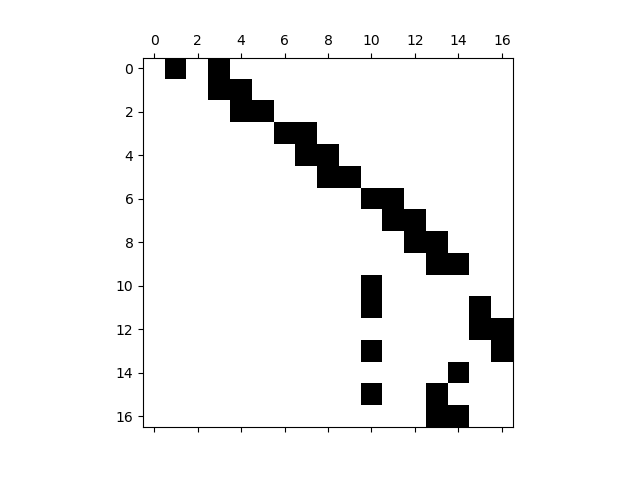

Recreate this plot in Python.
#! /usr/bin/env python3
#
def tennis_labels ( ):

#*****************************************************************************80
#
## tennis_labels() returns labels for the tennis game states.
#
#  Licensing:
#
#    This code is distributed under the MIT license.
#
#  Modified:
#
#    23 December 2022
#
#  Author:
#
#    John Burkardt
#
#  Output:
#
#    cell array labels{17}: labels for the tennis game states.
#    Most of these are pairs of server/opponent scores.
#
  labels = [ \
    '0-0', \
    '15-0', \
    '0-15', \
    '30-0', \
    '15-15', \
    '0-30', \
    '40:0', \
    '30:15', \
    '15:30', \
    '0:40', \
    'Win', \
    '40:15', \
    'Deuce', \
    '15:40', \
    'Loss', \
    'Ahead 1', \
    'Behind 1' ]

  return labels

def tennis_matrix ( p ):

#*****************************************************************************80
#
## tennis_matrix() returns a tennis transition matrix.
#
#  Discussion:
#
#    The peculiar tennis scoring system goes 0, 15, 30, 40, Win.
#
#    However, to win, a player must be ahead by two points.  
#
#    There are three "peculiar" states: Deuce, Ahead 1, Behind 1,
#    which arise when one player is near to winning.  
#    'Ahead 1' means the player is 1 point away from winning.
#    'Behind 1' means the player is 1 point away from losing.
#    'Deuce' means either player will win with two unopposed points.
#
#  Licensing:
#
#    This code is distributed under the MIT license.
#
#  Modified:
#
#    23 December 2022
#
#  Author:
#
#    John Burkardt
#
#  Input:
#
#    real p: the probability that the server will make the next point.
#
#  Output:
#
#    real A[17,17): the transition matrix.
#
  import numpy as np

  q = 1.0 - p

  A = np.zeros ( [ 17, 17 ] )
#
#  1: 0-0
#
  A[0,1] = p
  A[0,3] = q
#
#  2: 15-0
#  3: 0-15
#
  A[1,3] = p
  A[1,4] = q
  A[2,4] = p
  A[2,5] = q
#
#  4: 30-0
#  5: 15-15
#  6: 0-30
#
  A[3,6] = p
  A[3,7] = q
  A[4,7] = p
  A[4,8] = q
  A[5,8] = p
  A[5,9] = q
#
#  7: 40:0
#  8: 30:15
#  9: 15:30
#  10: 0:40
#
  A[6,10] = p
  A[6,11] = q
  A[7,11] = p
  A[7,12] = q
  A[8,12] = p
  A[8,13] = q
  A[9,13] = p
  A[9,14] = q
#
#  11: Win
#  12: 40:15
#  13: Deuce
#  14: 15:40
#  15: Loss
#
  A[10,10] = 1.0
  A[11,10] = p
  A[11,15] = q
  A[12,15] = p
  A[12,16] = q
  A[13,10] = p
  A[13,16] = q
  A[14,14] = 1.0
#
#  16: Ahead 1
#  17: Behind 1
#
  A[15,10] = p
  A[15,13] = q
  A[16,13] = p
  A[16,14] = q

  return A

def tennis_matrix_test ( ):

#*****************************************************************************80
#
## tennis_matrix_test() tests tennis_matrix().
#
#  Licensing:
#
#    This code is distributed under the MIT license.
#
#  Modified:
#
#    23 December 2022
#
#  Author:
#
#    John Burkardt
#
  import numpy as np
  import platform

  print ( '' )
  print ( 'tennis_matrix_test():' )
  print ( '  python version: ' + platform.python_version ( ) )
  print ( '  numpy version:  ' + np.version.version )
  print ( '  Test tennis_matrix().' )

  tennis_matrix_spy_test ( )
  tennis_matrix_eigen_test ( )
  tennis_labels_test ( )
#
#  Terminate.
#
  print ( '' )
  print ( 'tennis_matrix_test()' )
  print ( '  Normal end of execution.' )

  return

def tennis_labels_test ( ):

#*****************************************************************************80
#
## tennis_labels_test() tests tennis_labels().
#
#  Licensing:
#
#    This code is distributed under the MIT license.
#
#  Modified:
#
#    23 December 2022
#
#  Author:
#
#    John Burkardt
#
  print ( '' )
  print ( 'tennis_labels_test():' )
  print ( '  tennis_labels() provides labels for the tennis states.' )
  print ( '' )

  labels = tennis_labels ( )
  for i in range ( 0, len ( labels ) ):
    print ( '  %2d: %s' % ( i, labels[i] ) )

  return

def tennis_matrix_eigen_test ( ):

#*****************************************************************************80
#
## tennis_matrix_eigen_test() does an eigenanalysis of a tennis matrix.
#
#  Licensing:
#
#    This code is distributed under the MIT license.
#
#  Modified:
#
#    23 December 2022
#
#  Author:
#
#    John Burkardt
#
  import numpy as np

  p = 0.60

  print ( '' )
  print ( 'tennis_matrix_eigen_test():' )
  print ( '  tennis_matrix() is evaluated with probability' )
  print ( '  of server winning a single serve p = ', p )
  print ( '  eigen() computes eigenvalues and eigenvectors.' )

  A = tennis_matrix ( p )
  w, V = np.linalg.eig ( A )
  
  print ( '' )
  print ( '  Eigenvalues:' )
  print ( w )

  print ( '' )
  print ( '  Eigenvectors:' )
  print ( V )

  return

def tennis_matrix_spy_test ( ):

#*****************************************************************************80
#
## tennis_matrix_spy_test() uses spy() to display a tennis matrix.
#
#  Licensing:
#
#    This code is distributed under the MIT license.
#
#  Modified:
#
#    23 December 2022
#
#  Author:
#
#    John Burkardt
#
  import matplotlib.pyplot as plt

  print ( '' )
  print ( 'tennis_matrix_spy_test():' )
  print ( '  tennis_matrix() is evaluated for p=0.5.' )
  print ( '  spy() displays the nonzero elements of the resulting matrix.' )

  p = 0.5
  A = tennis_matrix ( p )
  plt.spy ( A )
  filename = 'tennis_matrix.png'
  plt.savefig ( filename )
  print ( '  Graphics saved as "' + filename + '"' )

  return

def timestamp ( ):

#*****************************************************************************80
#
## timestamp() prints the date as a timestamp.
#
#  Licensing:
#
#    This code is distributed under the MIT license. 
#
#  Modified:
#
#    21 August 2019
#
#  Author:
#
#    John Burkardt
#
  import time

  t = time.time ( )
  print ( time.ctime ( t ) )

  return

if ( __name__ == '__main__' ):
  timestamp ( )
  tennis_matrix_test ( )
  timestamp ( )
